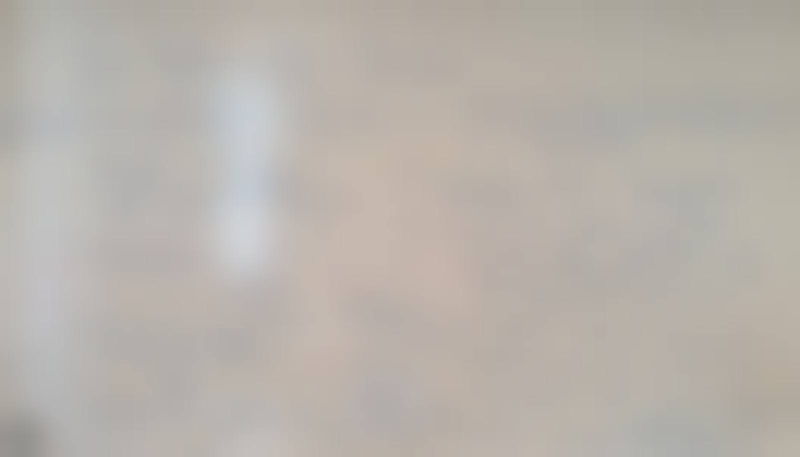
#> input picture 601/hafta-1/boards/t01.jpg, 1600 x 914 px (shown at 1/2 size)
$ python -i tahta.py   (imports and definitions only)
#> lines starting #> are read from the running program, lines starting #| are printed output that depends on the picture
#!/usr/bin/env python3
"""Tahta fotoğraflarını (601, 602) kilitler.

Repoda her tahta iki dosyadır:
  boards/tNN.jpg      herkesin gördüğü bulanık kopya
  boards/tNN.jpg.enc  asıl fotoğraf, AES-256-GCM ile şifreli (12 bayt IV + şifreli veri)

Şifreleme anahtarı yalnızca bu bilgisayarda durur (~/.config/kbm-tahta/anahtar).
Sitedeki tahta-kilit.json, bu anahtarın kullanıcının şifresiyle (PBKDF2-SHA256)
sarılmış hâlidir; tarayıcı şifreyle anahtarı açar, sonra fotoğrafları çözer
(tahta.js). Böylece yeni haftalar şifreyi bilmeden kilitlenebilir.

Kullanım:
  python3 tools/tahta.py kilitle 601/hafta-9      # yeni haftanın tahtalarını kilitle
  python3 tools/tahta.py sifre                    # şifreyi belirle ya da değiştir (terminalde)
"""
import base64
import getpass
import json
import os
import shutil
import sys
from pathlib import Path

from cryptography.hazmat.primitives import hashes
from cryptography.hazmat.primitives.ciphers.aead import AESGCM
from cryptography.hazmat.primitives.kdf.pbkdf2 import PBKDF2HMAC
from PIL import Image, ImageFilter

ROOT = Path(__file__).resolve().parent.parent
HOME = Path.home() / '.config' / 'kbm-tahta'
KEYFILE = HOME / 'anahtar'
ORIG = HOME / 'asil'            # asılların yerel yedeği
LOCK = ROOT / 'tahta-kilit.json'
ITER = 600_000
EXTS = {'.jpg', '.jpeg', '.png', '.webp'}


def b64(b):
    return base64.b64encode(b).decode()


# [11 lines left out: function load_key, not called in this run]


def blur(src, dst):
#> called with src = '../601/hafta-1/boards/t01.jpg', dst = 'out.png'
    im = Image.open(src)
#> im is the input picture: PIL image 1600x914 RGB; mean R, G, B 184.2, 178.3, 171.8
    im.load()
    w, h = im.size
#> w = 1600; h = 914
    small = im.convert('RGB').resize((max(1, w // 24), max(1, h // 24)), Image.BILINEAR)
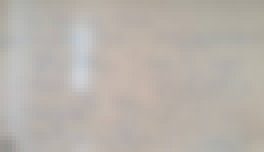
#> small: PIL image 66x38 RGB (shown 4 times larger); mean R, G, B 184.2, 178.3, 171.7
    small = small.filter(ImageFilter.GaussianBlur(1.2))
    small.resize((w, h), Image.BICUBIC).save(dst, 'JPEG', quality=72, optimize=True, progressive=True)


# [38 lines left out: functions kilitle, sifre, not called in this run]


# [7 lines not run here, left out]

>>> result = blur('../601/hafta-1/boards/t01.jpg', 'out.png')

$ run again, on 601/hafta-1/boards/t06.jpg
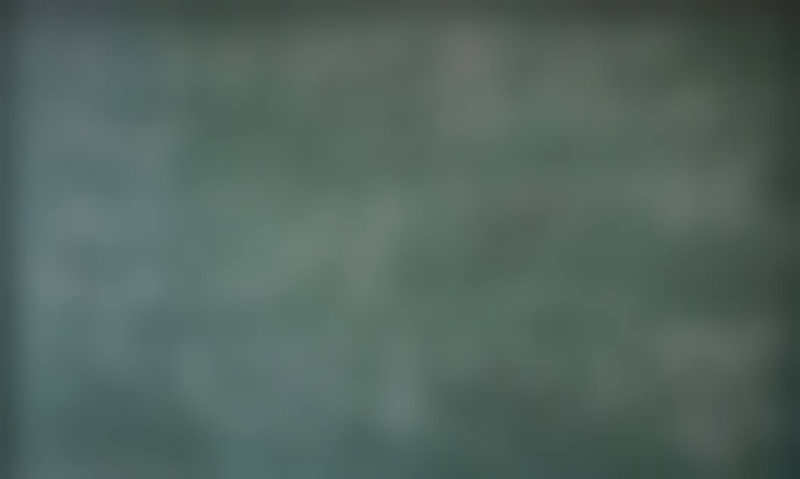
#> input picture 601/hafta-1/boards/t06.jpg, 1600 x 958 px (shown at 1/2 size)
#> in blur, im is the input picture: PIL image 1600x958 RGB; mean R, G, B 83.2, 101.3, 94.5
#> in blur, `small = im.convert('RGB').resize((max(1, w // 24), max(1, h // 24)), I..`:
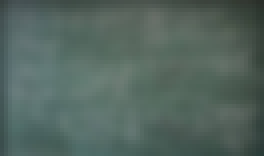
#> small: PIL image 66x39 RGB (shown 4 times larger); mean R, G, B 83.2, 101.3, 94.5

$ run again, on 601/hafta-1/boards/t07.jpg
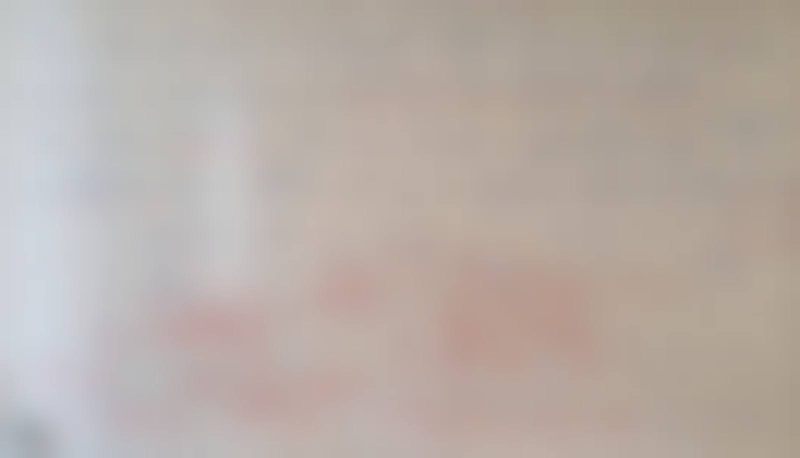
#> input picture 601/hafta-1/boards/t07.jpg, 1600 x 916 px (shown at 1/2 size)
#> in blur, im is the input picture: PIL image 1600x916 RGB; mean R, G, B 184.3, 173.7, 167.5
#> in blur, `small = im.convert('RGB').resize((max(1, w // 24), max(1, h // 24)), I..`:
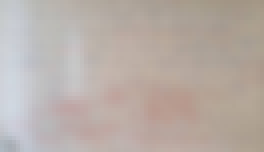
#> small: PIL image 66x38 RGB (shown 4 times larger); mean R, G, B 184.3, 173.7, 167.5
